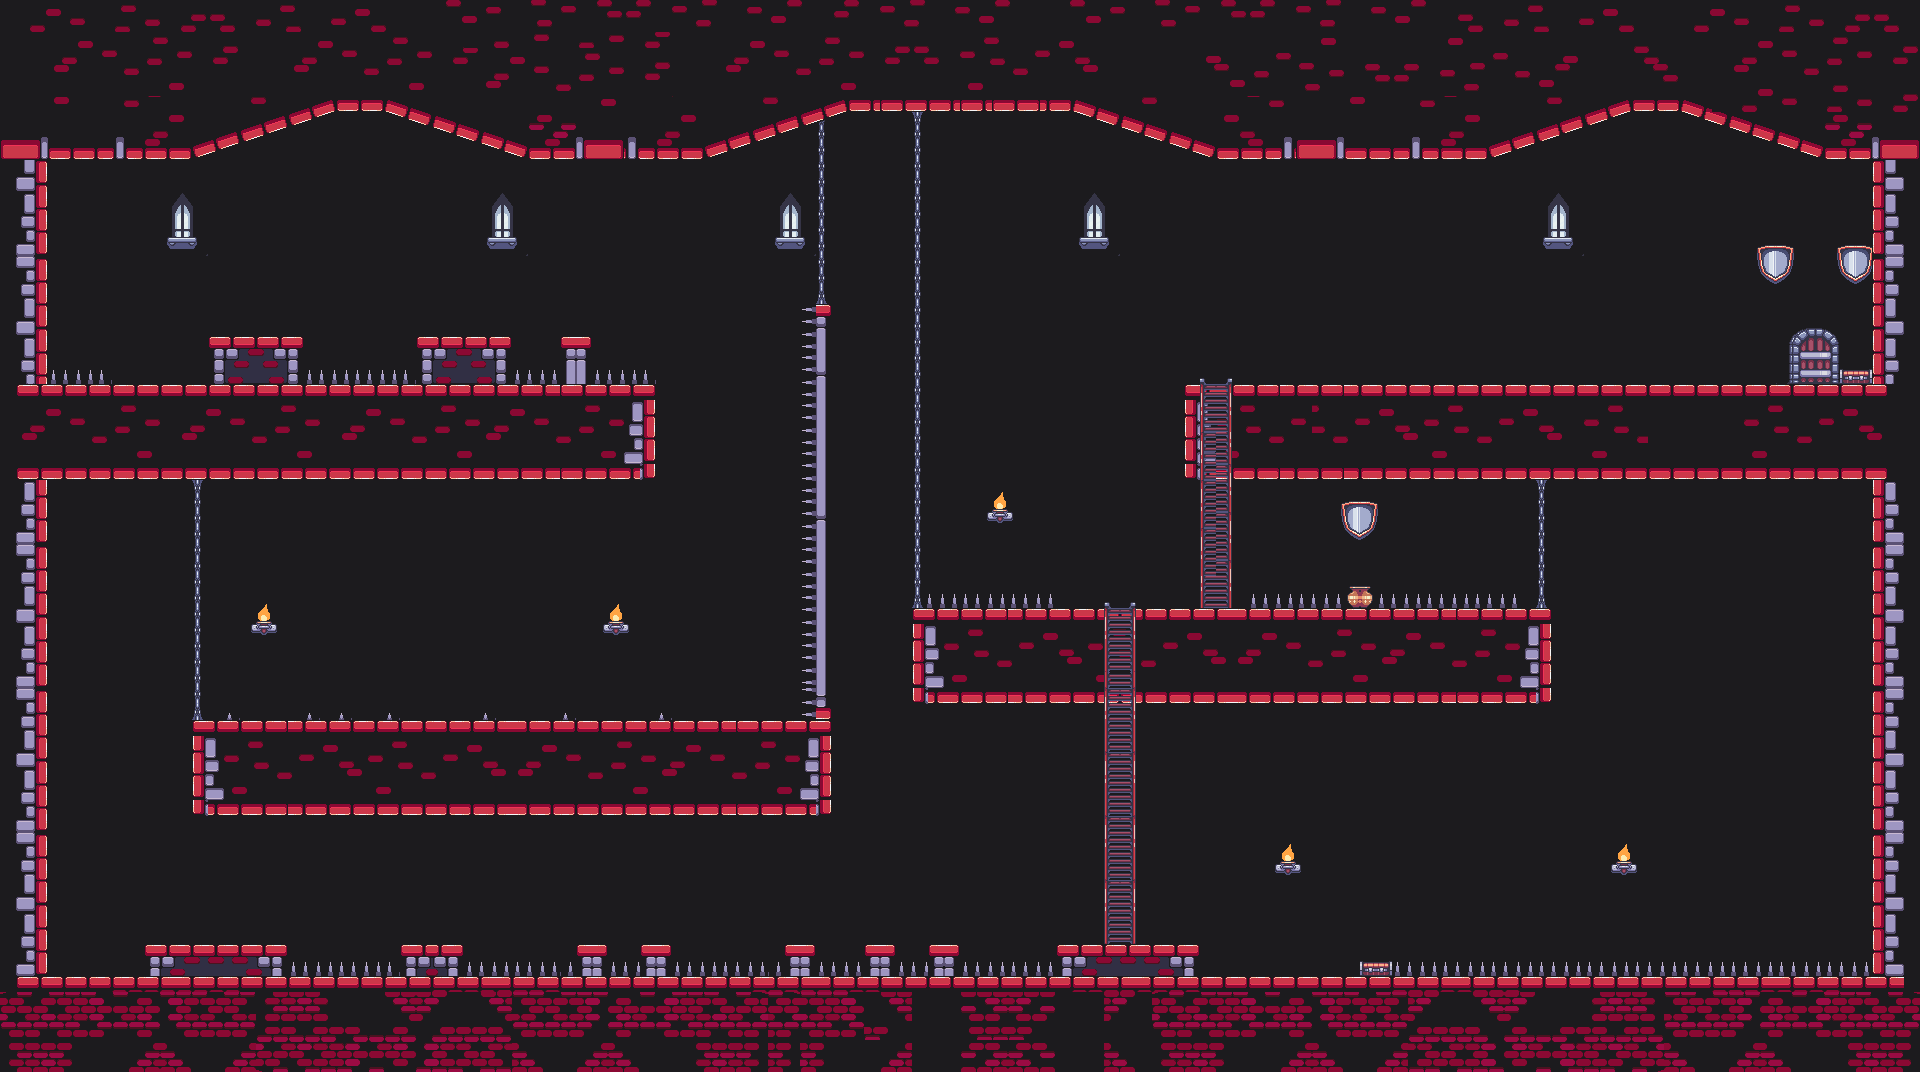

This is a level from a 2D game, rendered from its Tiled map with the project's own tilesets. A one-line summary and the map file follow, with tile-layer data summarised:
An orthogonal 120x67 tile map with 16x16 px tiles, 9 tile layers (Fond, Seum, Mort, Decor, ...), 2 tilesets.

<map version="1.5" tiledversion="1.7.2" orientation="orthogonal" renderorder="right-down" width="120" height="67" tilewidth="16" tileheight="16" infinite="0" nextlayerid="11" nextobjectid="1">
 <tileset firstgid="1" source="decorsM2.tsx" />
 <tileset firstgid="3265" source="objetM2.tsx" />
 <layer id="2" name="Fond" width="120" height="67">
  <data>[8040 cells, 6014 non-empty, 12 distinct tile ids]</data>
 </layer>
 <layer id="10" name="Seum" width="120" height="67">
  <data>[8040 cells, 0 non-empty, 0 distinct tile ids]</data>
 </layer>
 <layer id="8" name="Mort" width="120" height="67">
  <data>[8040 cells, 128 non-empty, 3 distinct tile ids]</data>
 </layer>
 <layer id="7" name="Decor" width="120" height="67">
  <data>[8040 cells, 224 non-empty, 46 distinct tile ids]</data>
 </layer>
 <layer id="1" name="Collision" width="120" height="67">
  <data>[8040 cells, 3269 non-empty, 343 distinct tile ids]</data>
 </layer>
 <layer id="9" name="Grimpe" width="120" height="67">
  <data>[8040 cells, 74 non-empty, 6 distinct tile ids]</data>
 </layer>
 <layer id="3" name="Porte ouverte" width="120" height="67">
  <data>[8040 cells, 16 non-empty, 16 distinct tile ids]</data>
 </layer>
 <layer id="4" name="Porte ferme" width="120" height="67">
  <data>[8040 cells, 12 non-empty, 12 distinct tile ids]</data>
 </layer>
 <layer id="5" name="Objet" width="120" height="67">
  <data>[8040 cells, 4 non-empty, 2 distinct tile ids]</data>
 </layer>
</map>